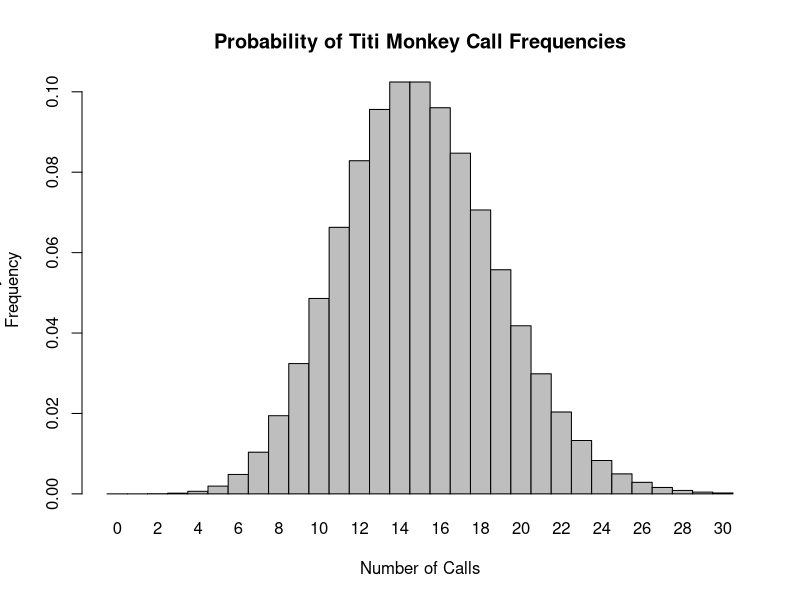

This chart was generated by the following R code:
## ---- chunk 1
knitr::opts_chunk$set(echo = TRUE)
## ---- chunk 2
x <- 9:15 # The specific interval we are looking for probabilities for
l <- 15 # How many we expect in an hour
ppois(q = x, l)
## ---- chunk 3
x <- 0
l <- 15
ppois(q = 0, l)
## ---- chunk 4
x <- 3
l <- 15
ppois(q = x, l)
## ---- chunk 5
x <- 0:30
l <- 15
barplot(dpois(x=x,l),names.arg=x,space=0,xlab="Number of Calls",ylab="Probability of Call
Frequency",main="Probability of Titi Monkey Call Frequencies")
